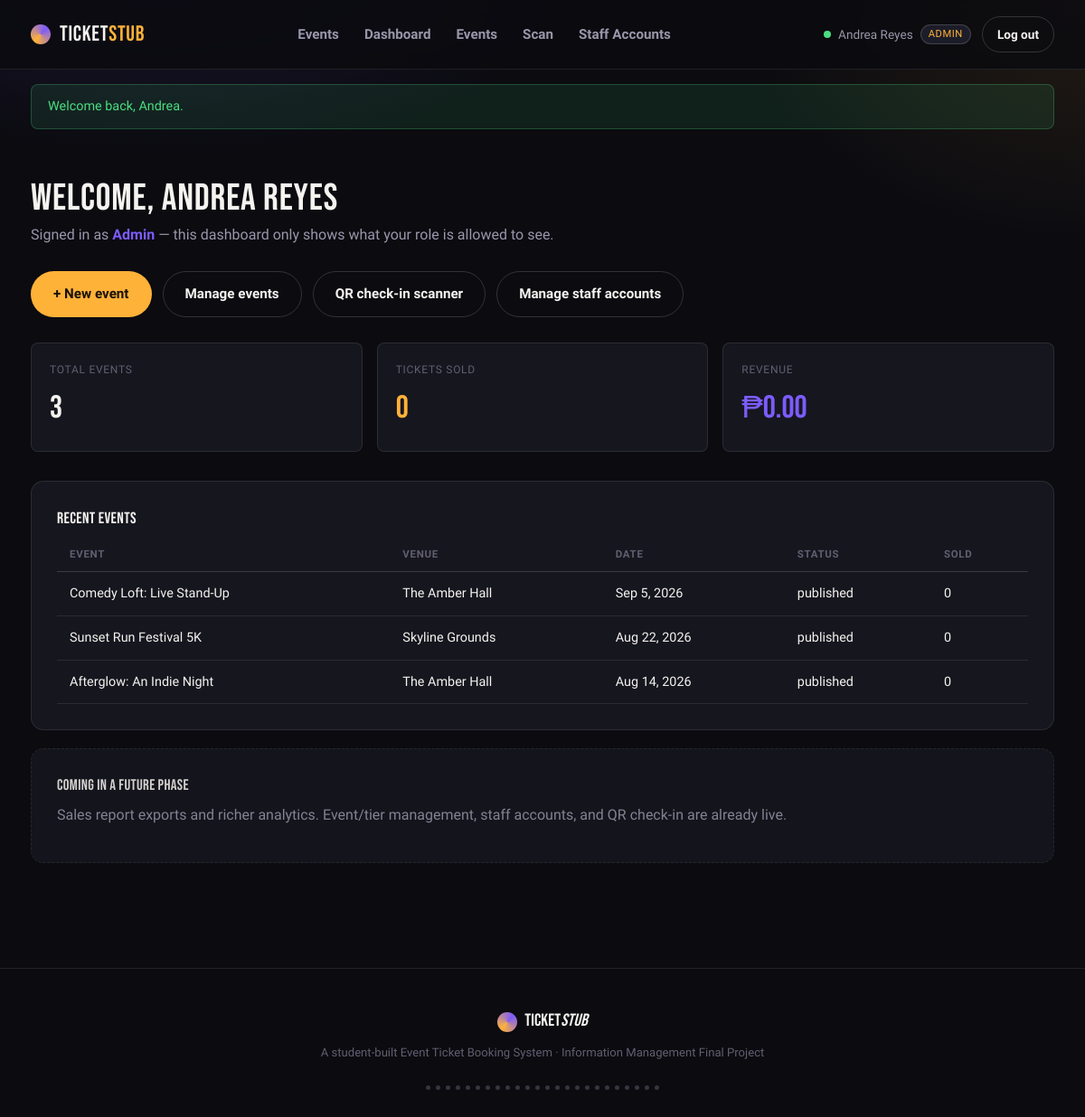
/staff/dashboard.php (signed in), run on the app's committed database.
### tables this page shows
CREATE TABLE Events (
    Event_ID          INT AUTO_INCREMENT PRIMARY KEY,
    Venue_ID           INT NOT NULL,
    Staff_ID            INT NOT NULL,               
    Event_Name         VARCHAR(150) NOT NULL,
    Event_Description  TEXT NULL,
    Category           VARCHAR(50) NULL,
    Poster_Image        VARCHAR(255) NULL,
    Start_Date_Time     DATETIME NOT NULL,
    End_Date_Time        DATETIME NOT NULL,
    Event_Status        ENUM('draft','published','cancelled','completed') NOT NULL DEFAULT 'published',
    Created_At           TIMESTAMP DEFAULT CURRENT_TIMESTAMP,
    FOREIGN KEY (Venue_ID) REFERENCES Venues(Venue_ID),
    FOREIGN KEY (Staff_ID) REFERENCES Staff(Staff_ID)
);

CREATE TABLE Venues (
    Venue_ID     INT AUTO_INCREMENT PRIMARY KEY,
    Venue_Name   VARCHAR(150) NOT NULL,
    Address      VARCHAR(255) NOT NULL,
    Max_Capacity INT NOT NULL
);

### includes/functions.php (called while the page is built, shortened)
<?php
function e(?string $value): string {
    return htmlspecialchars($value ?? '', ENT_QUOTES, 'UTF-8');
}
function format_money(float $amount): string {
    return '₱' . number_format($amount, 2);
}

### includes/auth.php (called while the page is built, shortened)
<?php
function current_role(): ?string {
    return $_SESSION['role'] ?? null;
}
function base_url(string $path = ''): string {
    $script = $_SERVER['SCRIPT_NAME'] ?? '/index.php';
    $root = $script;
    foreach (['/staff/', '/customer/'] as $marker) {
        $pos = strpos($script, $marker);
        if ($pos !== false) { $root = substr($script, 0, $pos); break; }
    }
    return $root . $path;
}

### staff/dashboard.php (the view, shortened to what this page needs)
<?php
require_once __DIR__ . '/../includes/auth.php';
require_once __DIR__ . '/../includes/functions.php';
$db = get_db();
$role = current_role();
require_once __DIR__ . '/../includes/header.php';
?>
<section class="section">
  <div class="wrap">
    <div class="section-head">
      <div>
        <h2>Welcome, <?= e($_SESSION['user_name']) ?></h2>
        <p>Signed in as <b style="color:var(--violet);"><?= e($role) ?></b> — this dashboard only shows what your role is allowed to see.</p>
      </div>
    </div>
    <div style="display:flex; gap:12px; flex-wrap:wrap; margin-bottom:28px;">
      <?php if (in_array($role, ['Admin', 'Organizer'], true)): ?>
        <a class="btn btn-primary" href="<?= base_url('/staff/event-form.php') ?>">+ New event</a>
        <a class="btn btn-ghost" href="<?= base_url('/staff/events.php') ?>">Manage events</a>
      <?php endif; ?>
      <a class="btn btn-ghost" href="<?= base_url('/staff/scan.php') ?>">QR check-in scanner</a>
      <?php if ($role === 'Admin'): ?>
        <a class="btn btn-ghost" href="<?= base_url('/staff/manage-staff.php') ?>">Manage staff accounts</a>
      <?php endif; ?>
    </div>
    <?php if (in_array($role, ['Admin', 'Organizer'], true)): ?>
      <?php
        $params = [];
        $scope_sql = '';
        $stats = $db->prepare(
            "SELECT COUNT(DISTINCT e.Event_ID) AS event_count,
                    COALESCE(SUM(t.Amount_Paid), 0) AS revenue,
                    COUNT(b.Booking_ID) AS tickets_sold
             FROM Events e
             LEFT JOIN Ticket_Tiers tt ON tt.Event_ID = e.Event_ID
             LEFT JOIN Bookings b ON b.Tier_ID = tt.Tier_ID AND b.Booking_Status IN ('confirmed','used')
             LEFT JOIN Transactions t ON t.Transaction_ID = b.Transaction_ID
             $scope_sql"
        );
        $stats->execute($params);
        $s = $stats->fetch();
        $events_stmt = $db->prepare(
            "SELECT e.Event_ID, e.Event_Name, e.Start_Date_Time, e.Event_Status, v.Venue_Name,
                    (SELECT COUNT(*) FROM Ticket_Tiers tt2 JOIN Bookings b2 ON b2.Tier_ID = tt2.Tier_ID
                     WHERE tt2.Event_ID = e.Event_ID AND b2.Booking_Status IN ('confirmed','used')) AS sold
             FROM Events e JOIN Venues v ON v.Venue_ID = e.Venue_ID
             $scope_sql
             ORDER BY e.Start_Date_Time DESC LIMIT 10"
        );
        $events_stmt->execute($params);
        $events = $events_stmt->fetchAll();
      ?>
      <div class="stat-grid">
        <div class="stat-card"><div class="stat-label"><?= $role === 'Admin' ? 'Total events' : 'Your events' ?></div><div class="stat-value"><?= (int)$s['event_count'] ?></div></div>
        <div class="stat-card"><div class="stat-label">Tickets sold</div><div class="stat-value amber"><?= (int)$s['tickets_sold'] ?></div></div>
        <div class="stat-card"><div class="stat-label">Revenue</div><div class="stat-value violet"><?= format_money((float)$s['revenue']) ?></div></div>
      </div>
      <div class="panel">
        <h3 style="font-size:1.1rem;">Recent events</h3>
        <?php if (!$events): ?>
          <p>No events to show yet.</p>
        <?php else: ?>
          <table class="data-table">
            <thead><tr><th>Event</th><th>Venue</th><th>Date</th><th>Status</th><th>Sold</th></tr></thead>
            <tbody>
              <?php foreach ($events as $ev): ?>
                <tr>
                  <td><?= e($ev['Event_Name']) ?></td>
                  <td><?= e($ev['Venue_Name']) ?></td>
                  <td><?= (new DateTime($ev['Start_Date_Time']))->format('M j, Y') ?></td>
                  <td><?= e($ev['Event_Status']) ?></td>
                  <td><?= (int)$ev['sold'] ?></td>
                </tr>
              <?php endforeach; ?>
            </tbody>
          </table>
        <?php endif; ?>
      </div>
      <div class="panel" style="border-style:dashed; opacity:0.85;">
        <h3 style="font-size:1.05rem;">Coming in a future phase</h3>
        <p>Sales report exports and richer analytics. Event/tier management, staff accounts, and QR check-in are already live.</p>
      </div>
    <?php endif; ?>
  </div>
</section>
<?php require_once __DIR__ . '/../includes/footer.php'; ?>

### assets/css/style.css (style rules this page uses)
:root { --bg: #0B0B10; --surface: #16161F; --surface-raised:#1D1D29; --surface-hover: #23222F; --border: rgba(255,255,255,0.09); --border-strong: rgba(255,255,255,0.16); --text: #F5F3EF; --text-muted: #9A96AA; --text-faint: #625E70; --amber: #FFB238; --amber-dim: #C98A22; --violet: #7C5CFC; --violet-dim: #5B3FD6; --success: #4ADE80; --danger: #FF6B6B; --font-display: 'Bebas Neue', sans-serif; --font-body: 'Work Sans', system-ui, sans-serif; --font-mono: 'IBM Plex Mono', monospace; --radius: 14px; --radius-sm: 8px; --shadow-lift: 0 12px 32px rgba(0,0,0,0.45); }
* { box-sizing: border-box; }
html { scroll-behavior: smooth; }
body { margin: 0; background: var(--bg); background-image: radial-gradient(ellipse 900px 500px at 15% -10%, rgba(124,92,252,0.18), transparent 60%), radial-gradient(ellipse 700px 500px at 100% 0%, rgba(255,178,56,0.10), transparent 55%); color: var(--text); font-family: var(--font-body); line-height: 1.5; -webkit-font-smoothing: antialiased; }
.wrap { max-width: 1180px; margin: 0 auto; padding: 0 24px; }
a { color: inherit; text-decoration: none; }
h1,h2,h3,h4 { font-family: var(--font-display); font-weight: 400; letter-spacing: 0.02em; margin: 0 0 8px; }
h2 { font-size: clamp(1.8rem, 3.6vw, 2.6rem); line-height: 1; }
h3 { font-size: 1.5rem; }
p { color: var(--text-muted); margin: 0 0 12px; }
.btn { display: inline-flex; align-items: center; justify-content: center; gap: 8px; font-family: var(--font-body); font-weight: 600; font-size: 0.95rem; padding: 13px 24px; border-radius: 999px; border: 1px solid transparent; cursor: pointer; transition: transform .15s ease, background .15s ease, border-color .15s ease; white-space: nowrap; }
.btn-primary { background: var(--amber); color: #1a1206; }
.btn-ghost { background: transparent; border-color: var(--border-strong); color: var(--text); }
.section { padding: 56px 0; }
.section-head { display: flex; align-items: flex-end; justify-content: space-between; margin-bottom: 28px; gap: 16px; flex-wrap: wrap; }
.section-head p { margin: 0; }
.panel { background: var(--surface); border: 1px solid var(--border); border-radius: var(--radius); padding: 28px; }
.panel + .panel { margin-top: 20px; }
table.data-table { width: 100%; border-collapse: collapse; font-size: 0.9rem; }
.data-table th { text-align: left; font-size: 0.72rem; text-transform: uppercase; letter-spacing: 0.06em; color: var(--text-faint); padding: 10px 14px; border-bottom: 1px solid var(--border-strong); }
.data-table td { padding: 13px 14px; border-bottom: 1px solid var(--border); color: var(--text); }
.stat-grid { display: grid; grid-template-columns: repeat(auto-fit, minmax(190px,1fr)); gap: 16px; margin-bottom: 32px; }
.stat-card { background: var(--surface); border: 1px solid var(--border); border-radius: var(--radius-sm); padding: 20px; }
.stat-card .stat-label { font-size: 0.75rem; text-transform: uppercase; letter-spacing: 0.06em; color: var(--text-faint); margin-bottom: 8px; }
.stat-card .stat-value { font-family: var(--font-display); font-size: 2.2rem; color: var(--text); }
.stat-card .stat-value.amber { color: var(--amber); }
.stat-card .stat-value.violet { color: var(--violet); }

### data on the page
events: Event_Name "Comedy Loft: Live Stand-Up", Venue_ID.Venue_Name "The Amber Hall", Start_Date_Time "Sep 5, 2026", Event_Status "published", sold "0"
events: Event_Name "Sunset Run Festival 5K", Venue_ID.Venue_Name "Skyline Grounds", Start_Date_Time "Aug 22, 2026", Event_Status "published", sold "0"
events: Event_Name "Afterglow: An Indie Night", Venue_ID.Venue_Name "The Amber Hall", Start_Date_Time "Aug 14, 2026", Event_Status "published", sold "0"

### other printed values
$_SESSION['user_name'] "Andrea Reyes"
current_role() "ADMIN"
$flash_success "Welcome back, Andrea."
$role "Admin"
$s['event_count'] "3"
$s['tickets_sold'] "0"
format_money((float)$s['revenue']) "₱0.00"
